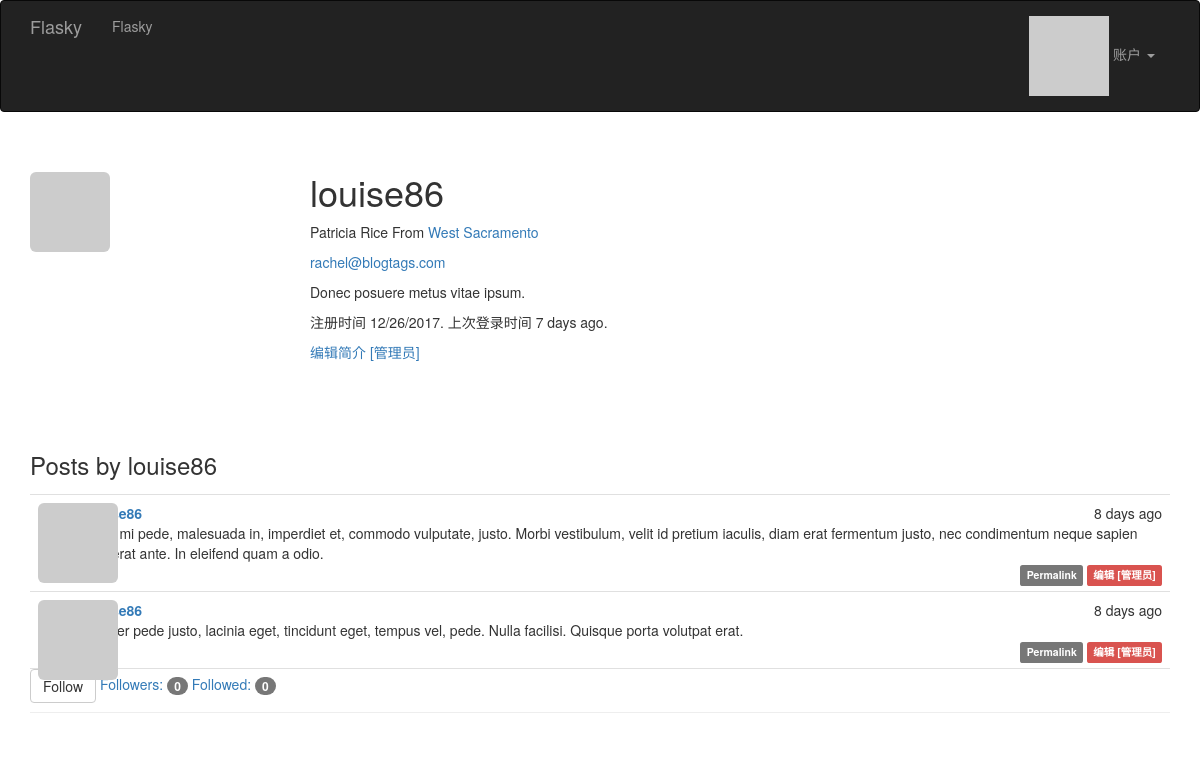
The page /user/louise86 (signed in) on the database its author committed.
### app/modles.py (models this page shows, shortened)
class User(UserMixin, db.Model):
    __tablename__ = 'users'
    id = db.Column(db.Integer, primary_key=True)
    email = db.Column(db.String(64), unique=True, index=True)
    username = db.Column(db.String(64), unique=True, index=True)
    role_id = db.Column(db.Integer, db.ForeignKey('roles.id'))
    password_hash = db.Column(db.String(128))
    confirmed = db.Column(db.Boolean, default=False)
    name = db.Column(db.String(64))
    location = db.Column(db.String(64))
    about_me = db.Column(db.Text())
    member_since = db.Column(db.DateTime(), default=datetime.utcnow)
    last_seen = db.Column(db.DateTime(), default=datetime.utcnow)
    avatar_hash = db.Column(db.String(32))
    posts = db.relationship('Post', backref='author', lazy='dynamic')
    followed = db.relationship('Follow',
                               foreign_keys=[Follow.follower_id],
                               backref=db.backref('follower', lazy='joined'),
                               lazy='dynamic', cascade='all, delete-orphan')
    followers = db.relationship('Follow',
                                foreign_keys=[Follow.followed_id],
                               backref=db.backref('followed', lazy='joined'),
                                lazy='dynamic',
                                cascade='all, delete-orphan')
    @property
    def password(self):
        raise AttributeError('密码不可读取')
    def can(self, permission):
        return self.role is not None and (self.role.permissions & permission) == permission
    def is_administrator(self):
        return self.can(Permission.ADMINISTER)
    def ping(self):
        self.last_seen = datetime.utcnow()
        db.session.add(self)
    def gravatar(self, size=100, default='identicon', rating='g'):
        if request.is_secure:
            url = 'https://secure.gravatar.com/avatar'
        else:
            url = 'http://www.gravatar.com/avatar'
        hash = self.avatar_hash or hashlib.md5(self.email.encode('utf-8')).hexdigest()
        return '{url}/{hash}?s={size}&d={default}&r={rating}'.format(
            url=url, hash=hash, size=size, default=default, rating=rating
        )
    def is_following(self, user):
        return self.followed.filter_by(followed_id=user.id).first() is not None

class Post(db.Model):
    __tablename__ = 'posts'
    id = db.Column(db.Integer, primary_key=True)
    body = db.Column(db.Text)
    timestamp = db.Column(db.DateTime, index=True, default=datetime.utcnow)
    author_id = db.Column(db.Integer, db.ForeignKey('users.id'))
    body_html = db.Column(db.Text)

### app/main/views.py (the view)
@main.route('/user/<username>')
def user(username):
    user = User.query.filter_by(username=username).first_or_404()
    page = request.args.get('page', 1, type=int)
    pagination = user.posts.order_by(Post.timestamp.desc()).paginate(page,
                per_page=current_app.config['FLASKY_POSTS_PER_PAGE'], error_out=False)
    posts = pagination.items
    return render_template('user.html', user=user, posts=posts, pagination=pagination)

### app/auth/views.py (called while the page is built)
@auth.before_app_request
def before_request():
    if current_user.is_authenticated:
        current_user.ping()
        if not current_user.confirmed \
            and request.endpoint[:5] != 'auth.' and request.endpoint != 'static':
            return redirect(url_for('auth.unconfirmed'))

### app/main/__init__.py (called while the page is built)
@main.app_context_processor
def inject_permission():
    return dict(Permission=Permission)

### app/modles.py (called while the page is built)
@login_manager.user_loader
def load_user(user_id):
    return User.query.get(int(user_id))

### app/templates/user.html (shortened to what this page needs)
{% extends "base.html" %}
{% block page_content %}
<div class="page-header">
    <img class="img-rounded profile-thumbnail" src="{{ user.gravatar(size=256) }}">
    <div class="profile-header">
    <h1>{{ user.username }}</h1>
    {% if user.name or user.location %}
    <p>
        {% if user.name %}
        {{ user.name }}
        {% endif %}
        {% if user.location %}
            From <a href="http://maps.google.com/?q={{ user.location }}">{{ user.location }}</a>
        {% endif %}
    </p>
    {% endif %}
    {% if current_user.is_administrator() %}
        <p><a href="mailto:{{ user.email }}">{{ user.email }}</a> </p>
    {% endif %}
    {% if user.about_me %}
    <p>
        {{ user.about_me }}
    </p>
    {% endif %}
    <p>
        注册时间 {{ moment(user.member_since).format('L') }}.
        上次登录时间 {{ moment(user.last_seen).fromNow() }}.
    </p>
    {% if current_user.is_administrator() %}
        <a href="{{ url_for('.edit_profile_admin', id=user.id) }}">编辑简介 [管理员]</a>
    {% endif %}
    </div>
    <h3>Posts by {{ user.username }}</h3>
    {% include '_posts.html' %}
    {% if current_user.can(Permission.FOLLOW) and user != current_user %}
        {% if not current_user.is_following(user) %}
            <a href="{{ url_for('.follow', username=user.username) }}" class="btn btn-default">Follow</a>
        {% else %}
            <a href="{{ url_for('.unfollow', username=user.username) }}" class="btn btn-default">Unfollow</a>
        {% endif %}
    {% endif %}
    <a href="{{ url_for('.followers', username=user.username) }}">
        Followers: <span class="badge">{{ user.followers.count() }}</span>
    </a>
    <a href="{{ url_for('.followed_by', username=user.username) }}">
        Followed: <span class="badge">{{ user.followed.count() }}</span>
    </a>
</div>
{% endblock %}

### app/templates/base.html (shortened to what this page needs)
{% extends "bootstrap/base.html" %}
{% block head %}
{{ super() }}
<link rel="stylesheet" type="text/css" href="{{ url_for('static', filename='styles.css') }}">
{% endblock %}
{% block navbar %}
<div class="navbar navbar-inverse" role="navigation">
    <div class="container">
        <div class="navbar-header">
            <a class="navbar-brand" href="/">Flasky</a>
        </div>
        <div class="navbar-collapse collapse">
            <ul class="nav navbar-nav">
                <li><a href="/">Flasky</a></li>
            </ul>
            <ul class="nav navbar-nav navbar-right">
                {% if current_user.is_authenticated %}
                <li class="dropdown">
                    <a href="#" class="dropdown-toggle" data-toggle="dropdown">
                        <img src="{{ current_user.gravatar(size=18) }}">
                        账户 <b class="caret"></b>
                    </a>
                </li>
                {% else %}
                 <li><a href="{{ url_for('auth.login') }}">Log In</a></li>
                {% endif %}
            </ul>
        </div>
    </div>
</div>
{% endblock %}
{% block content %}
<div class="container">
    {% block page_content %}
    {% endblock %}
</div>
{% endblock %}

### app/templates/_posts.html (shortened to what this page needs)
<ul class="posts">
    {% for post in posts %}
    <li class="post">
    <div class="post-thumbnail">
        <a href="{{ url_for('.user', username=post.author.username) }}">
            <img class="img-rounded profile-thumbnail" src="{{ post.author.gravatar(size=40) }}">
        </a>
    </div>
    <div class="post-content">
        <div class="post-date">{{ moment(post.timestamp).fromNow() }}</div>
        <div class="post-author">
            <a href="{{ url_for('.user', username=post.author.username) }}">
            </a>
        </div>
        <div class="post-body">
            {% if post.body_html %}
                {{ post.body_html | safe }}
            {% else %}
                {{ post.body }}
            {% endif %}
        </div>
        <div class="post-footer">
            <a href="{{ url_for('.post', id=post.id) }}">
                <span class="label label-default">Permalink</span>
            </a>
            {% if current_user == post.author %}
            <a href="{{ url_for('.edit', id=post.id) }}">
                <span class="label label-primary">编辑</span>
            </a>
            {% elif current_user.is_administrator() %}
            <a href="{{ url_for('.edit', id=post.id) }}">
                <span class="label label-danger">编辑 [管理员]</span>
            </a>
            {% endif %}
        </div>
    </div>
    </li>
    {% endfor %}
</ul>

### app/static/styles.css (style rules this page uses)
.profile-thumbnail { position: absolute; }
.profile-header { min-height: 260px; margin-left: 280px; }
ul.posts { list-style-type: none; padding: 0px; margin: 16px 0px 0px 0px; border-top: 1px solid #e0e0e0; }
ul.posts li.post { padding: 8px; border-bottom: 1px solid #e0e0e0; }
div.post-date { float: right; }
div.post-author { font-weight: bold; }
div.post-thumbnail { position: absolute; }
div.post-content { margin-left: 48px; min-height: 48px; }
div.post-footer { text-align: right; }

### rows shown on the page
User: username "louise86", name "Patricia Rice", location "West Sacramento", email "rachel@blogtags.com", about_me "Donec posuere metus vitae ipsum.", member_since "12/26/2017", last_seen "7 days ago"
Post: timestamp "8 days ago", body "Cras mi pede, malesuada in, imperdiet et, commodo vulputate, justo. Morbi vestibulum, velit id pretium iaculis, diam erat fermentum justo, nec condimentum neque sapien placerat ante. In eleifend quam a odio."
Post: timestamp "8 days ago", body "Integer pede justo, lacinia eget, tincidunt eget, tempus vel, pede. Nulla facilisi. Quisque porta volutpat erat."

### other values the page prints
{{ user.followers.count() }} "0"
{{ user.followed.count() }} "0"
